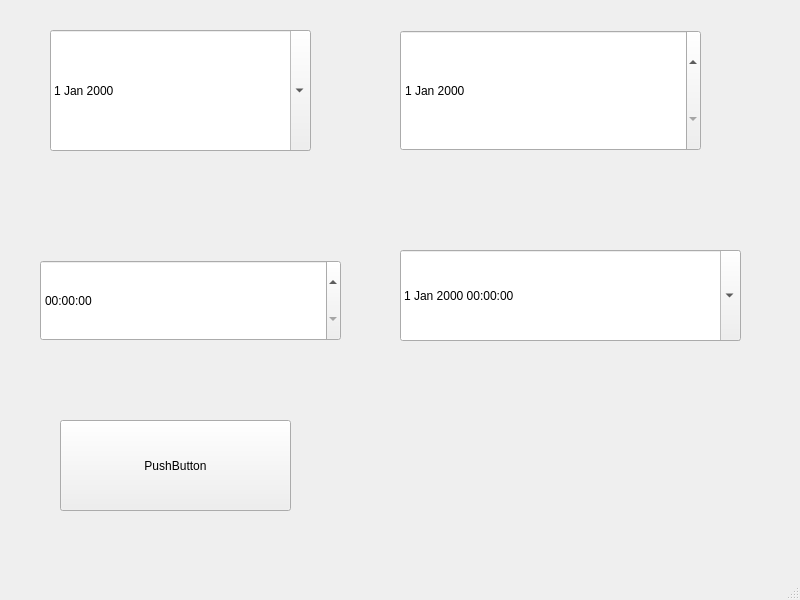
<?xml version="1.0" encoding="UTF-8"?>
<ui version="4.0">
 <class>MainWindow</class>
 <widget class="QMainWindow" name="MainWindow">
  <property name="geometry">
   <rect>
    <x>0</x>
    <y>0</y>
    <width>800</width>
    <height>600</height>
   </rect>
  </property>
  <property name="windowTitle">
   <string>MainWindow</string>
  </property>
  <widget class="QWidget" name="centralwidget">
   <widget class="QDateEdit" name="dateEdit">
    <property name="geometry">
     <rect>
      <x>50</x>
      <y>30</y>
      <width>261</width>
      <height>121</height>
     </rect>
    </property>
    <property name="calendarPopup">
     <bool>true</bool>
    </property>
   </widget>
   <widget class="QDateEdit" name="dateEdit_2">
    <property name="geometry">
     <rect>
      <x>400</x>
      <y>30</y>
      <width>301</width>
      <height>121</height>
     </rect>
    </property>
   </widget>
   <widget class="QTimeEdit" name="timeEdit">
    <property name="geometry">
     <rect>
      <x>40</x>
      <y>260</y>
      <width>301</width>
      <height>81</height>
     </rect>
    </property>
   </widget>
   <widget class="QDateTimeEdit" name="dateTimeEdit">
    <property name="geometry">
     <rect>
      <x>400</x>
      <y>250</y>
      <width>341</width>
      <height>91</height>
     </rect>
    </property>
    <property name="calendarPopup">
     <bool>true</bool>
    </property>
   </widget>
   <widget class="QPushButton" name="pushButton">
    <property name="geometry">
     <rect>
      <x>60</x>
      <y>420</y>
      <width>231</width>
      <height>91</height>
     </rect>
    </property>
    <property name="text">
     <string>PushButton</string>
    </property>
   </widget>
  </widget>
  <widget class="QMenuBar" name="menubar">
   <property name="geometry">
    <rect>
     <x>0</x>
     <y>0</y>
     <width>800</width>
     <height>21</height>
    </rect>
   </property>
  </widget>
  <widget class="QStatusBar" name="statusbar"/>
 </widget>
 <resources/>
 <connections/>
</ui>
